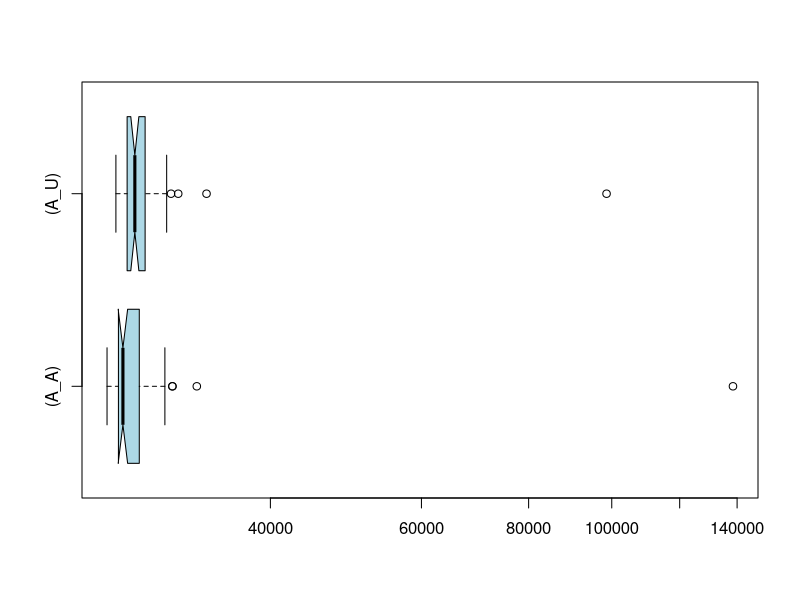

Write R code to recreate this figure.
if (exists("A_A")) remove("A_A")
if (exists("A_U")) remove("A_U")
if (exists("C_A")) remove("C_A")
if (exists("C_U")) remove("C_U")
A_U<-c(98614,28221,27071,27766,27657,28428,27903,31233,29502,29485,26866,26462,29449,28578,28450,29059,27379,27696,27993,26648,26422,26957,28079,27230,27361,27171,33699,27506,28010,26740,28636,26608,27536,26961,28273,29407,27835,27990,28484,27982,27432,27019,27690,27761,29355,27042,27424,30637,30279,27507)
A_A<-c(138453,28431,27315,26815,27219,29316,26837,32831,27746,26924,27974,27986,30740,30757,27643,30135,26498,26856,26776,27986,26210,26464,26231,28340,26853,26707,26895,28322,28580,26602,26385,28134,26112,26179,26508,26637,26965,26660,26926,27183,27164,25801,27272,28284,25901,25899,26643,26657,25915,29191)
if (exists("A_U")) boxplot.stats(A_U)
if (exists("A_A")) boxplot.stats(A_A)
if (exists("C_U")) boxplot.stats(C_U)
if (exists("C_A")) boxplot.stats(C_A)
if (exists("A_U")) summary(A_U)
if (exists("A_A")) summary(A_A)
if (exists("C_U")) summary(C_U)
if (exists("C_A")) summary(C_A)
if (exists("A_U")) boxplot(A_A,A_U,col="lightblue",horizontal=TRUE,log="x",match=TRUE,names=c("(A_A)","(A_U)"),notch=TRUE)
if (exists("C_U")) boxplot(C_A,C_U,col="lightblue",horizontal=TRUE,log="x",match=TRUE,names=c("(C_A)","(C_U)"),notch=TRUE)
